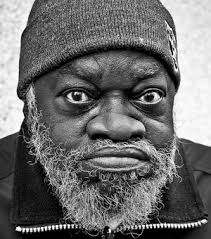
#> input picture man_bgw.jpg, 211 x 239 px
$ python filtering.py
#> lines starting #> are read from the running program, lines starting #| are printed output that depends on the picture
from PIL import  Image
from PIL import ImageFilter
from pylab import *

image  = Image.open('man_bgw.jpg')
#> image is the input picture: PIL image 211x239 RGB; min 0, max 255, mean 109.7
figure (figsize=(15,15))
titles = ["Original", "Contour", "Detail", "Edge Enhance", "Edge Enhance More", "Emboss", "Find Edges", "Lowpass1", "Lowpass 2", "Sharpen"]
    # ,"Custom Filter 1", "Custom Filter 2"]

img1 = image.filter (ImageFilter.CONTOUR)
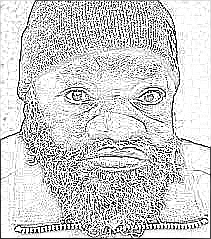
#> img1: PIL image 211x239 RGB; min 0, max 255, mean 203.9
img2 = image.filter (ImageFilter.DETAIL)
img3 = image.filter (ImageFilter.EDGE_ENHANCE)
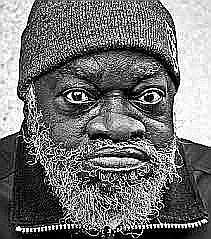
#> img3: PIL image 211x239 RGB; min 0, max 255, mean 114.9
img4 = image.filter (ImageFilter.EDGE_ENHANCE_MORE)
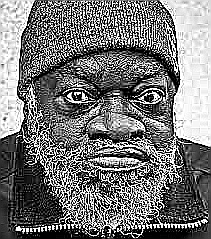
#> img4: PIL image 211x239 RGB; min 0, max 255, mean 118.8
img5 = image.filter (ImageFilter.EMBOSS)
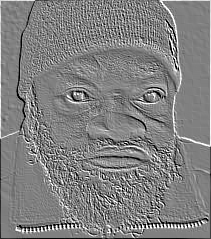
#> img5: PIL image 211x239 RGB; min 0, max 255, mean 128.6
img6 = image.filter (ImageFilter.FIND_EDGES)
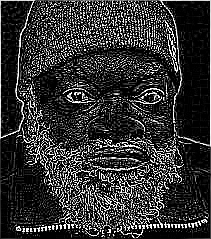
#> img6: PIL image 211x239 RGB; min 0, max 255, mean 50.9
img7 = image.filter (ImageFilter.SMOOTH)
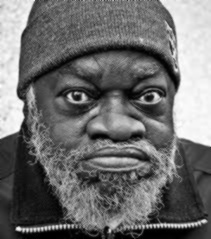
#> img7: PIL image 211x239 RGB; min 0, max 255, mean 109.7
img8 = image.filter (ImageFilter.SMOOTH_MORE)
img9 = image.filter (ImageFilter.SHARPEN)
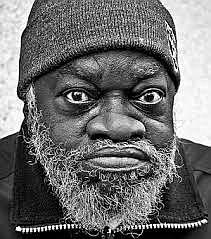
#> img9: PIL image 211x239 RGB; min 0, max 255, mean 110.6


commands = [image,img1,img2, img3, img4, img5, img6, img7, img8, img9]

def subplotRes (image, number) :
    subplot(3,4,number+1)
    plt.imshow(image[number])
    plt.title(titles[number])


def main () :
    for number in range(len(titles)) :
        subplotRes(commands,number)
    plt.show()

if __name__ == "__main__":
    main()
